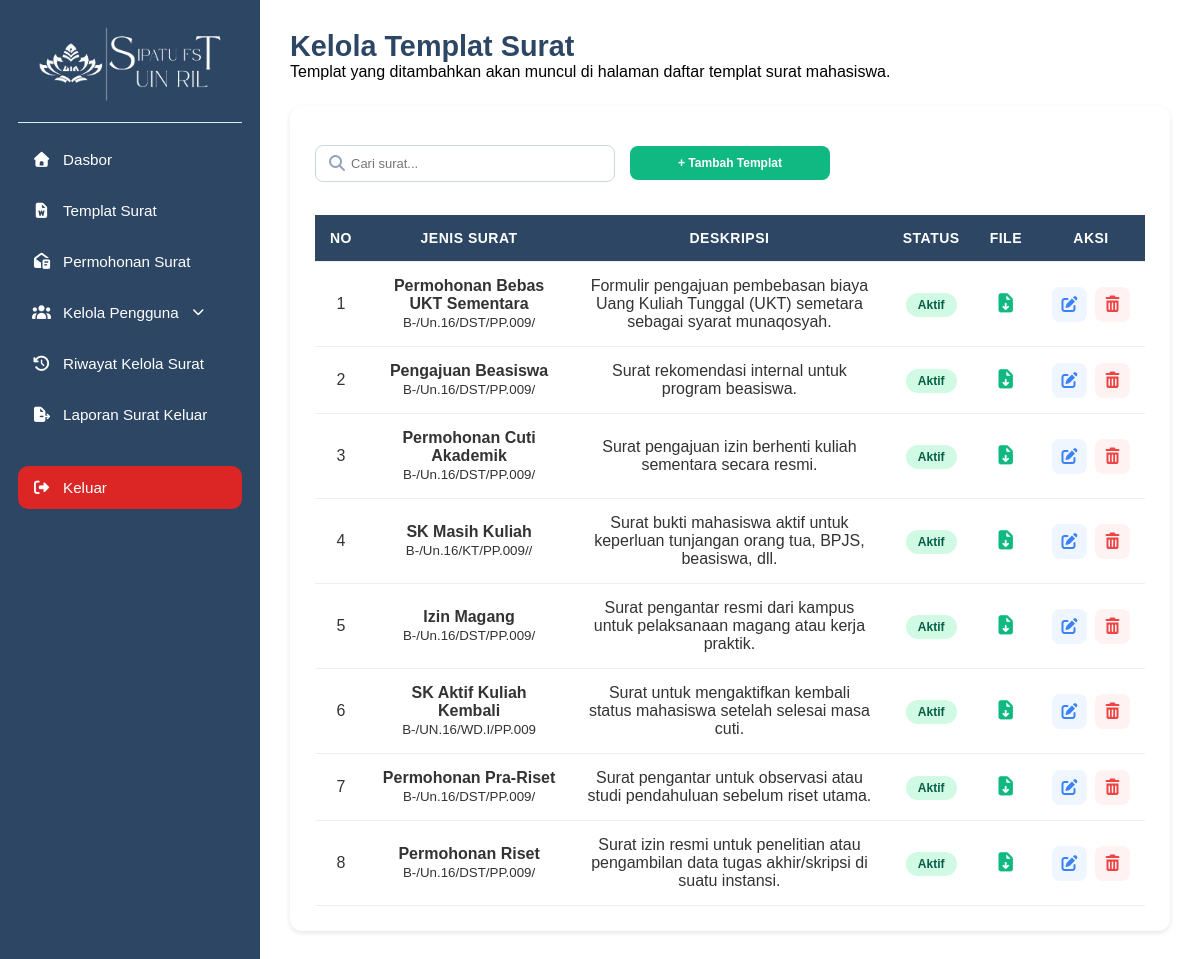
Screenshot of /adm_template_surat.php with the database file from the repository.
### tables this page shows
CREATE TABLE `jenis_surat` (
  `id_jenis` int(11) NOT NULL,
  `nama_surat` varchar(100) NOT NULL,
  `kode_surat` varchar(20) NOT NULL,
  `deskripsi` text DEFAULT NULL,
  `file_template` varchar(255) DEFAULT NULL,
  `status` tinyint(1) DEFAULT 1,
  `isi_template` longtext DEFAULT NULL
);

### adm_template_surat.php (the view, shortened to what this page needs)
<?php
include "koneksi.php";
$folder = "uploads/templat_surat/";
$query = mysqli_query($koneksi, "
    SELECT * FROM jenis_surat
    ORDER BY status DESC, id_jenis DESC
");
?>
<!DOCTYPE html>
<html lang="id">
<head>
    <link rel="stylesheet" href="adm.css">
    <link rel="stylesheet" href="https://cdnjs.cloudflare.com/ajax/libs/font-awesome/7.0.1/css/all.min.css">
</head>
<body>
    <div class="admin-wrapper">
        <?php include "adm_sidebar.php"; ?>
        <main class="main-content">
            <div class="page-title">
                <h1>Kelola Templat Surat</h1>
                <p>Templat yang ditambahkan akan muncul di halaman daftar templat surat mahasiswa.</p>
            </div>
            <div class="table-card" id="kelola-templat-surat">
                <div class="table-toolbar">
                    <div class="toolbar-actions">
                        <div class="search-box">
                            <i class="fa-solid fa-magnifying-glass"></i>
                            <input type="text" id="cariSuratAdmin" placeholder="Cari surat...">
                        </div>
                        <button class="btn btn-add" onclick="openModal()">+ Tambah Templat</button>
                    </div>
                </div>
                <div class="table-responsive">
                    <table>
                        <thead>
                            <tr>
                                <th>No</th>
                                <th>Jenis Surat</th>
                                <th>Deskripsi</th>
                                <th>Status</th>
                                <th>File</th>
                                <th>Aksi</th>
                            </tr>
                        </thead>
                        <tbody>
                            <?php
                            if ($query && mysqli_num_rows($query) > 0) {
                                $no = 1;
                                while ($row = mysqli_fetch_assoc($query)) { ?>
                                    <tr>
                                        <td><?= $no++; ?></td>
                                        <td>
                                            <strong><?= htmlspecialchars($row['nama_surat']); ?></strong><br>
                                            <small><?= htmlspecialchars($row['kode_surat']); ?></small>
                                        </td>
                                        <td><?= htmlspecialchars($row['deskripsi'] ?? '-'); ?></td>
                                        <td>
                                            <a href="?id=<?= $row['id_jenis']; ?>&status=<?= $row['status'] == 1 ? 0 : 1; ?>"
                                                class="status-badge <?= $row['status'] == 1 ? 'aktif' : 'nonaktif'; ?>">
                                                <?= $row['status'] == 1 ? 'Aktif' : 'Nonaktif'; ?>
                                            </a>
                                        </td>
                                        <td>
                                            <?php if (!empty($row['file_template'])) { ?>
                                                <a href="<?= $folder . $row['file_template']; ?>" target="_blank" class="btn-action-download" title="Unduh Template">
                                                    <i class="fa-solid fa-file-arrow-down"></i>
                                                </a>
                                            <?php } else { ?>
                                                <span class="text-muted">-</span>
                                            <?php } ?>
                                        </td>
                                        <td>
                                            <div class="action-container">
                                                <a href="?edit=<?= $row['id_jenis']; ?>" class="btn-action edit" title="Edit">
                                                    <i class="fa-solid fa-pen-to-square"></i>
                                                </a>
                                                <a href="?hapus=<?= $row['id_jenis']; ?>" class="btn-action delete" title="Hapus" onclick="konfirmasiHapus(event, this.href)">
                                                    <i class="fa-solid fa-trash-can"></i>
                                                </a>
                                            </div>
                                        </td>
                                    </tr>
                                <?php }
                            } else { ?>
                                <tr>
                                    <td colspan="5" class="empty-table-row">Belum ada template surat.</td>
                                </tr>
                            <?php } ?>
                        </tbody>
                    </table>
                </div>
            </div>
        </main>
    </div>
</body>
</html>

### adm.css (style rules this page uses)
* { margin: 0; padding: 0; box-sizing: border-box; }
body { font-family: "Montserrat", sans-serif; min-height: 100vh; }
.main-content { margin-left: 260px; padding: 30px; width: calc(100% - 260px); }
.page-title { margin-bottom: 25px; }
.page-title h1 { font-size: 1.8rem; color: #2c4664; }
table { width: 100%; border-collapse: collapse; }
table th { background: #2c4664; color: white; padding: 12px; text-align: left; }
table td { padding: 12px; border-bottom: 1px solid #e5e7eb; }
.btn { padding: 8px 12px; border-radius: 8px; text-decoration: none; color: white; font-size: 0.85rem; }
.btn-add { background: #16a34a; display: inline-block; margin-bottom: 15px; }
.table-card { background: white; padding: 20px; border-radius: 8px; padding-top: 120px; box-shadow: 0 2px 5px rgba(0, 0, 0, 0.1); }
.btn { width: 100%; padding: 5px 2px; font-size: 11px; border: none; border-radius: 4px; cursor: pointer; color: white; font-weight: 600; text-align: center; }
table { width: 100%; border-collapse: collapse; margin-top: 10px; }
table thead th { background-color: #2c4664; color: white; padding: 12px 15px; text-align: center; font-size: 14px; text-transform: uppercase; letter-spacing: 0.5px; }
table tbody tr { border-bottom: 1px solid #eee; transition: background 0.3s; }
table tbody td { padding: 12px 15px; text-align: center; color: #333; }
#kelola-templat-surat { background: #fff; padding: 25px; border-radius: 12px; }
#kelola-templat-surat .table-toolbar { display: flex; justify-content: space-between; align-items: center; margin-bottom: 20px; flex-wrap: wrap; gap: 15px; }
#kelola-templat-surat .toolbar-actions { display: flex; gap: 15px; align-items: center; }
#kelola-templat-surat .search-box { position: relative; width: 300px; }
#kelola-templat-surat .search-box input { width: 100%; padding: 10px 15px 10px 35px; border: 1px solid #cbd5e1; border-radius: 8px; font-size: 13px; transition: all 0.3s; box-sizing: border-box; }
#kelola-templat-surat .search-box i { position: absolute; left: 12px; top: 50%; transform: translateY(-50%); color: #94a3b8; }
#kelola-templat-surat .btn-add { margin-top: 15px; width: 200px; background: #10b981; color: white; padding: 10px 18px; border-radius: 8px; font-weight: 600; font-size: 12px; border: none; cursor: pointer; transition: 0.2s; }
#kelola-templat-surat input { padding: 10px; border: 1px solid #ddd; border-radius: 6px; }
#kelola-templat-surat table { width: 100%; border-collapse: collapse; margin-top: 15px; }
#kelola-templat-surat th, #kelola-templat-surat td { padding: 15px; border-bottom: 1px solid #eee; text-align: center; }
#kelola-templat-surat .status-badge { padding: 5px 12px; border-radius: 20px; text-decoration: none; font-size: 12px; font-weight: bold; }
#kelola-templat-surat .status-badge.aktif { background: #d1fae5; color: #065f46; }
#kelola-templat-surat .btn-action-download { color: #10b981; font-size: 1.2rem; text-decoration: none; transition: transform 0.2s; display: inline-block; }
#kelola-templat-surat .action-container { display: flex; gap: 8px; justify-content: center; }
#kelola-templat-surat .btn-action { display: flex; align-items: center; justify-content: center; width: 35px; height: 35px; border-radius: 8px; text-decoration: none; transition: all 0.2s ease; border: 1px solid transparent; }
#kelola-templat-surat .btn-action.edit { background-color: #eff6ff; color: #3b82f6; }
#kelola-templat-surat .btn-action.delete { background-color: #fef2f2; color: #ef4444; }

### rows the page displays
jenis_surat: nama_surat "Permohonan Bebas UKT Sementara", kode_surat "B-/Un.16/DST/PP.009/", deskripsi "Formulir pengajuan pembebasan biaya Uang Kuliah Tunggal (UKT) semetara sebagai syarat munaqosyah.", status "Aktif"
jenis_surat: nama_surat "Pengajuan Beasiswa", kode_surat "B-/Un.16/DST/PP.009/", deskripsi "Surat rekomendasi internal untuk program beasiswa.", status "Aktif"
jenis_surat: nama_surat "Permohonan Cuti Akademik", kode_surat "B-/Un.16/DST/PP.009/", deskripsi "Surat pengajuan izin berhenti kuliah sementara secara resmi.", status "Aktif"
jenis_surat: nama_surat "SK Masih Kuliah", kode_surat "B-/Un.16/KT/PP.009//", deskripsi "Surat bukti mahasiswa aktif untuk keperluan tunjangan orang tua, BPJS, beasiswa, dll.", status "Aktif"
jenis_surat: nama_surat "Izin Magang", kode_surat "B-/Un.16/DST/PP.009/", deskripsi "Surat pengantar resmi dari kampus untuk pelaksanaan magang atau kerja praktik.", status "Aktif"
jenis_surat: nama_surat "SK Aktif Kuliah Kembali", kode_surat "B-/UN.16/WD.I/PP.009", deskripsi "Surat untuk mengaktifkan kembali status mahasiswa setelah selesai masa cuti.", status "Aktif"
jenis_surat: nama_surat "Permohonan Pra-Riset", kode_surat "B-/Un.16/DST/PP.009/", deskripsi "Surat pengantar untuk observasi atau studi pendahuluan sebelum riset utama.", status "Aktif"
jenis_surat: nama_surat "Permohonan Riset", kode_surat "B-/Un.16/DST/PP.009/", deskripsi "Surat izin resmi untuk penelitian atau pengambilan data tugas akhir/skripsi di suatu instansi.", status "Aktif"
